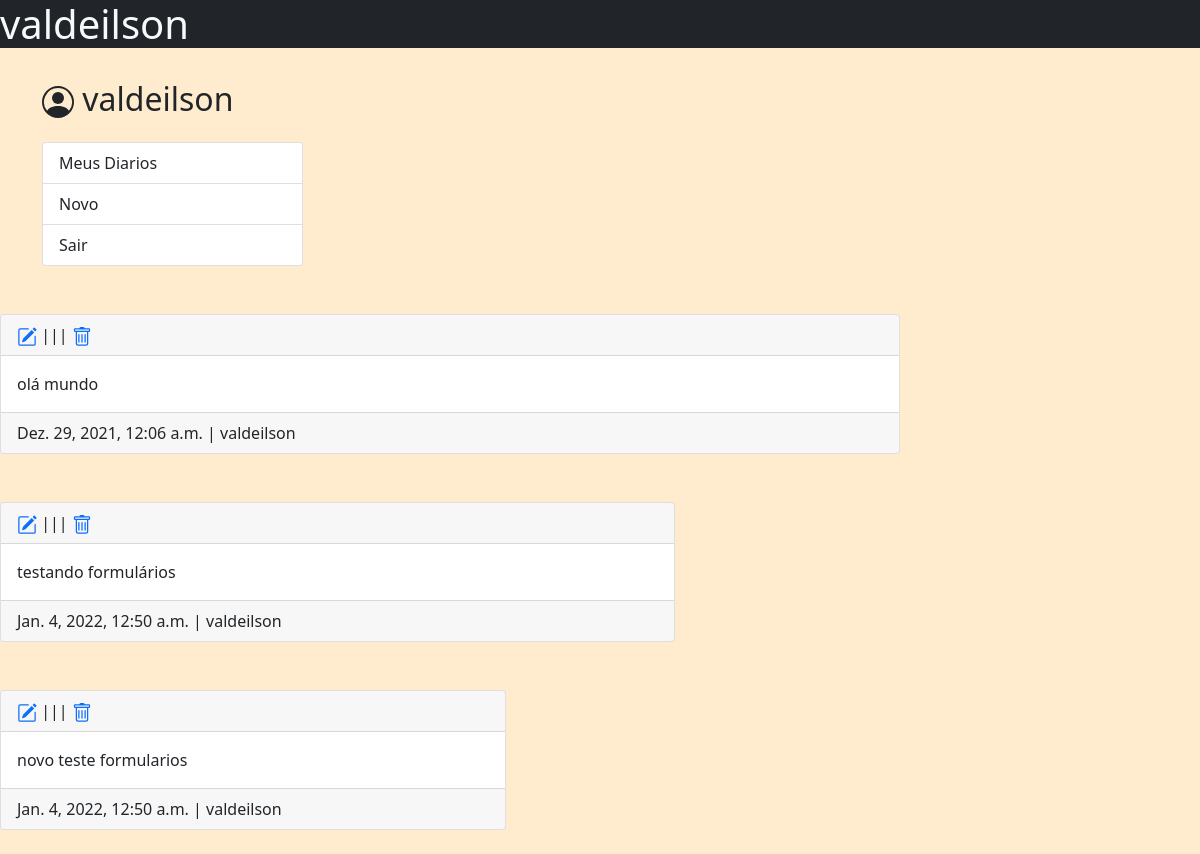
The app's page / (signed in), older data.
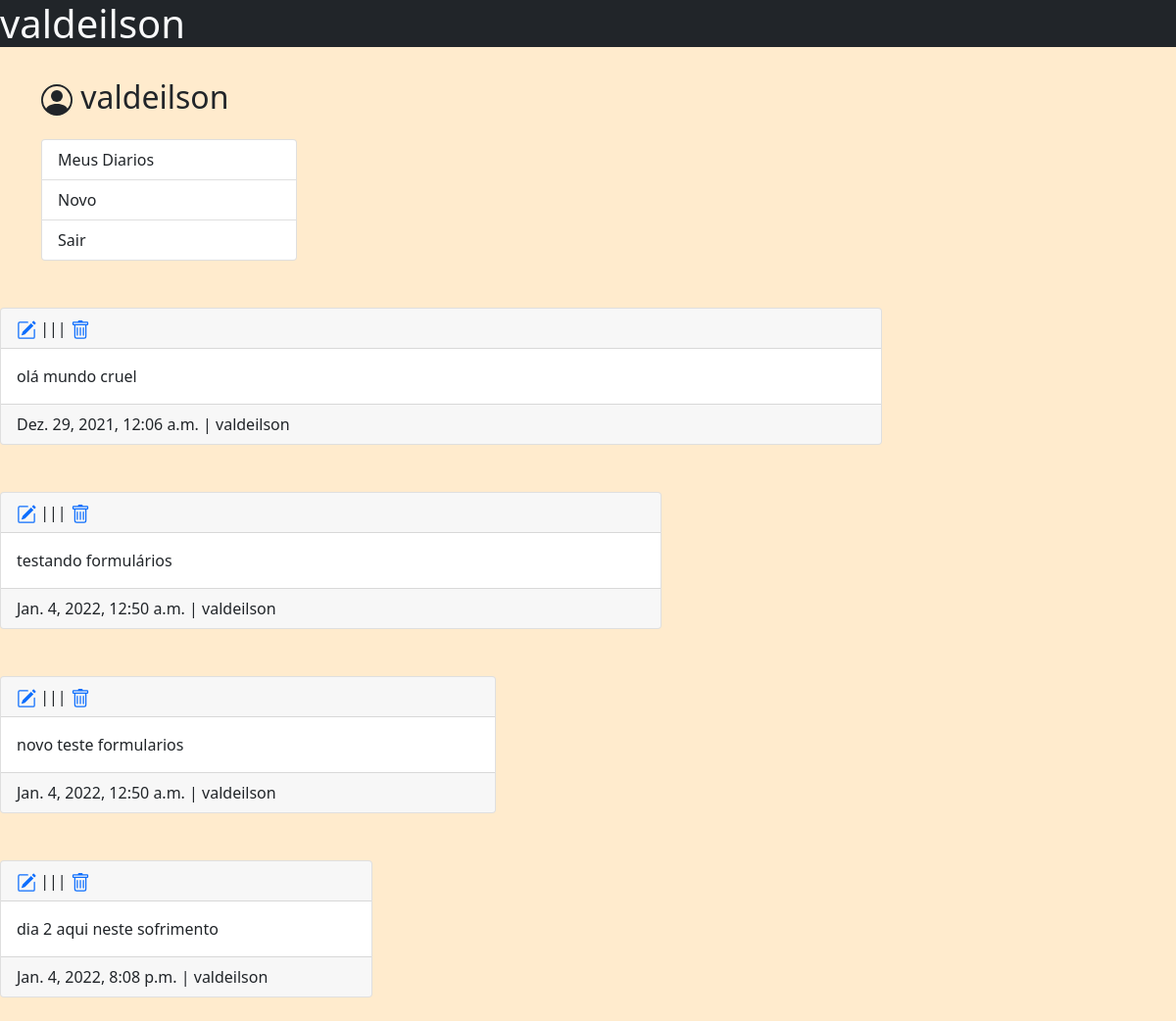
The same page, newer data.
### diario/models.py (models this page shows, shortened)
class Diario(models.Model):
    conteudo=models.TextField(max_length=500)
    criado=models.DateTimeField(auto_now_add=True)
    user=models.ForeignKey(User, on_delete=models.CASCADE)

### diario/views.py (the view)
# urls.py: path('', views.index, name='index'),
@login_required(login_url='login')
def index (request):
    diario = Diario.objects.filter(user=request.user)
    context={
        'diario':diario,
    }
    return render(request, 'diario/index.html', context)

### diario/templates/diario/index.html (shortened to what this page needs)
{% extends 'base/model.html' %}
{% block content %}
{% for diario in diario %}
<div class="col-md-9" >
    <div class="card mt-5" >
        <div class="card-header" >
         <a href="{% url 'editar_diario' id=diario.id %}"></a> |||
         <a href="{% url 'excluir' id=diario.id %}"></a>
        </div>
        <div class="card-body" >
            {{diario.conteudo}}
        </div>
        <div class="card-footer" >
            {{diario.criado}} | {{diario.user}}
        </div>
    </div>
{% endfor %}
    <br>
</div>
{% endblock %}

Row changes from the older to the newer data that the page shows:
changed Diario: conteudo "olá mundo" → "olá mundo cruel"
added Diario: conteudo "dia 2 aqui neste sofrimento", criado "Jan. 4, 2022, 8:08 p.m.", user "valdeilson"
